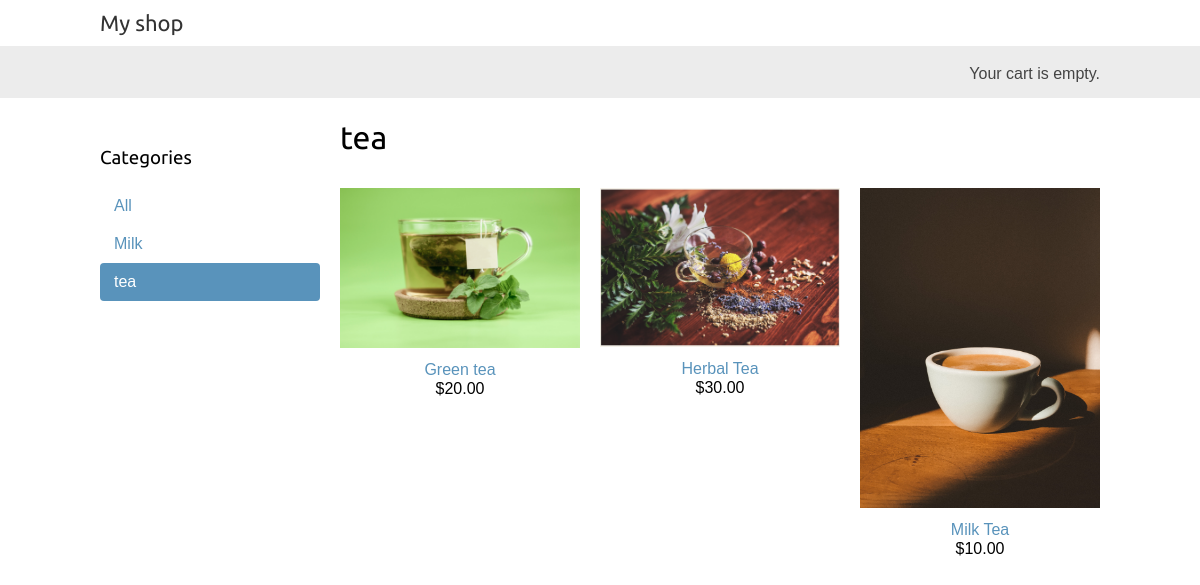
Page /tea/ on the committed database.
### shop/models.py (models this page shows, shortened)
class Category(models.Model):
    name = models.CharField(max_length=200)
    slug = models.SlugField(max_length=200,unique=True)
    class Meta:
        ordering = ['name']
        indexes = [
            models.Index(fields=['name']),
            ]
        verbose_name = 'category'
        verbose_name_plural = 'categories'
    def get_absolute_url(self):
        return reverse('shop:product_list_by_category',
                       args=[self.slug]
        )

class Product(models.Model):
    category = models.ForeignKey(Category,related_name='products',on_delete=models.CASCADE)
    name = models.CharField(max_length=200)
    slug = models.SlugField(max_length=200)
    image = models.ImageField(upload_to='products/%Y/%m/%d',blank=True)
    description = models.TextField(blank=True)
    price = models.DecimalField(max_digits=10,decimal_places=2)
    available = models.BooleanField(default=True)
    created = models.DateTimeField(auto_now_add=True)
    updated = models.DateTimeField(auto_now=True)
    class Meta:
        ordering = ['name']
        indexes = [
            models.Index(fields=['id', 'slug']),
            models.Index(fields=['name']),
            models.Index(fields=['-created']),
        ]
    def get_absolute_url(self):
        return reverse('shop:product_detail',
                        args=[self.id, self.slug]
        )

### shop/views.py (the view)
# urls.py: path('', views.product_list, name='product_list'),
def product_list(request,category_slug=None):
    category = None
    categories = Category.objects.all()
    products = Product.objects.filter(available=True)
    if category_slug:
        category = get_object_or_404(Category,slug=category_slug)
        products = products.filter(category=category)
    return render(request,
                  'shop/product/list.html',
                  {'category': category,
                   'categories': categories,
                   'products': products
                   }
    )

### shop/templates/shop/product/list.html (shortened to what this page needs)
{% extends "shop/base.html" %}
{% load static %}
{% block content %}
  <div id="sidebar">
    <h3>Categories</h3>
    <ul>
      <li {% if not category %}class="selected"{% endif %}>
        <a href="{% url "shop:product_list" %}">All</a>
      </li>
      {% for c in categories %}
        <li {% if category.slug == c.slug %}class="selected"{% endif %}>
          <a href="{{ c.get_absolute_url }}">{{ c.name }}</a>
        </li>
      {% endfor %}
    </ul>
  </div>
  <div id="main" class="product-list">
    <h1>{% if category %}{{ category.name }}{% else %}Products{% endif %}</h1>
    {% for product in products %}
      <div class="item">
        <a href="{{ product.get_absolute_url }}">
          <img src="{% if product.image %}{{ product.image.url }}{% else %}{% static "img/no_image.png" %}{% endif %}">
        </a>
        <a href="{{ product.get_absolute_url }}">{{ product.name }}</a>
        <br>
        ${{ product.price }}
      </div>
    {% endfor %}
  </div>
{% endblock %}

### shop/static/css/base.css (style rules this page uses)
body { margin:0; padding:0; font-family:helvetica, sans-serif; }
h1, h2, h3, h4, h5 , h6 { font-family: 'Ubuntu', sans-serif; font-weight:normal; }
a { text-decoration:none; color:#5993bb; }
#sidebar { width:220px; padding:30px 20px 0 0; float:left; }
#sidebar ul { margin:0; padding:0; }
#sidebar ul li { margin:0; list-style:none; padding:10px 14px; }
#sidebar ul li a { display:block; }
#sidebar ul li.selected { background:#5993bb; border-radius:4px; }
#sidebar ul li.selected a { color:#fff; }
#main { float:left; width: 96%; margin-right:-220px; overflow:hidden; }
.product-list .item { width:25%; padding:10px 20px 10px 0; float:left; text-align:center; line-height:1.2; }
.product-list .item img { width:100%; margin-bottom:8px; }

### rows in the picture
Category: name "Milk"
Category: name "tea"
Product: image (picture), name "Green tea", price "20.00"
Product: image (picture), name "Herbal Tea", price "30.00"
Product: image (picture), name "Milk Tea", price "10.00"
